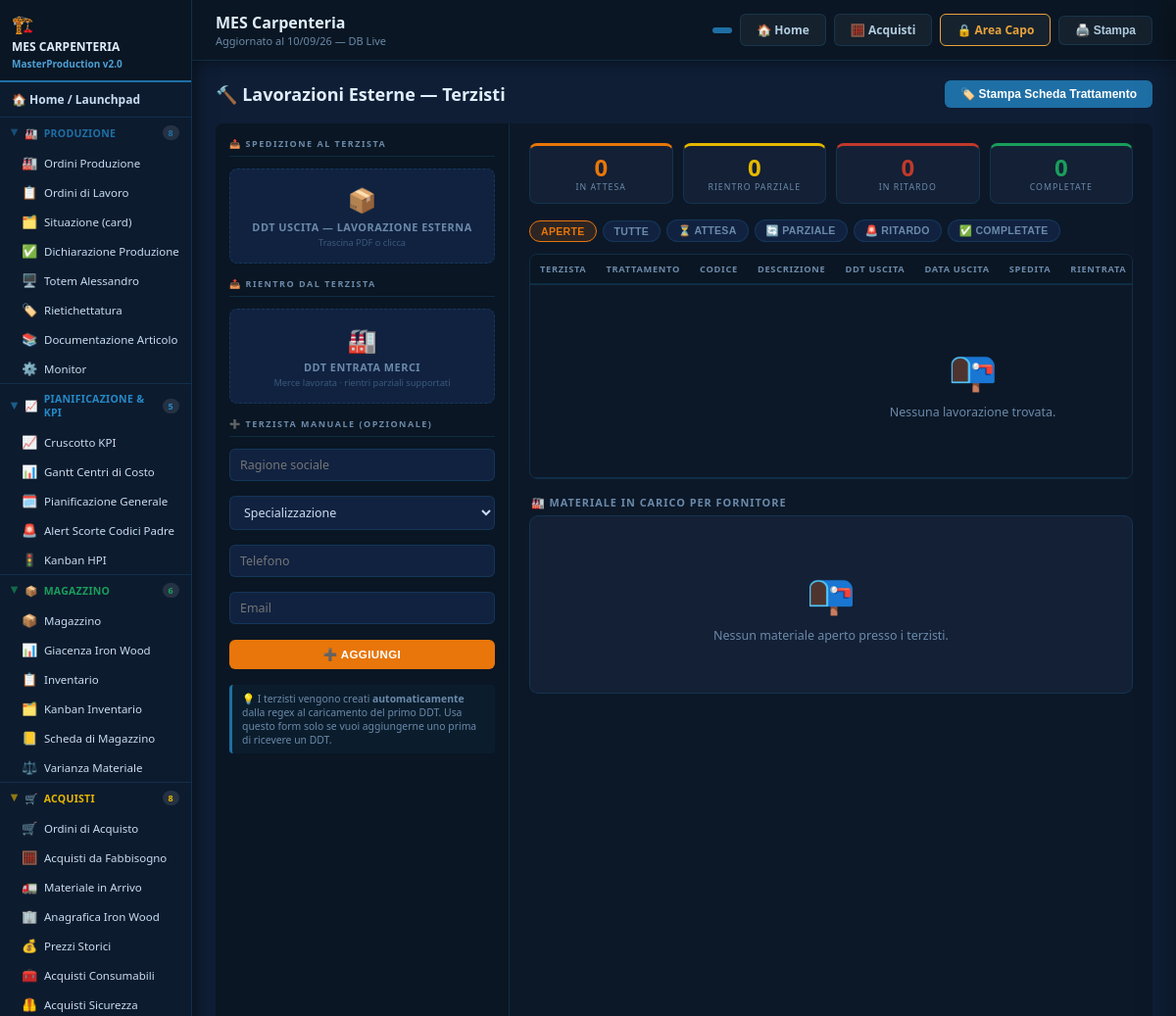
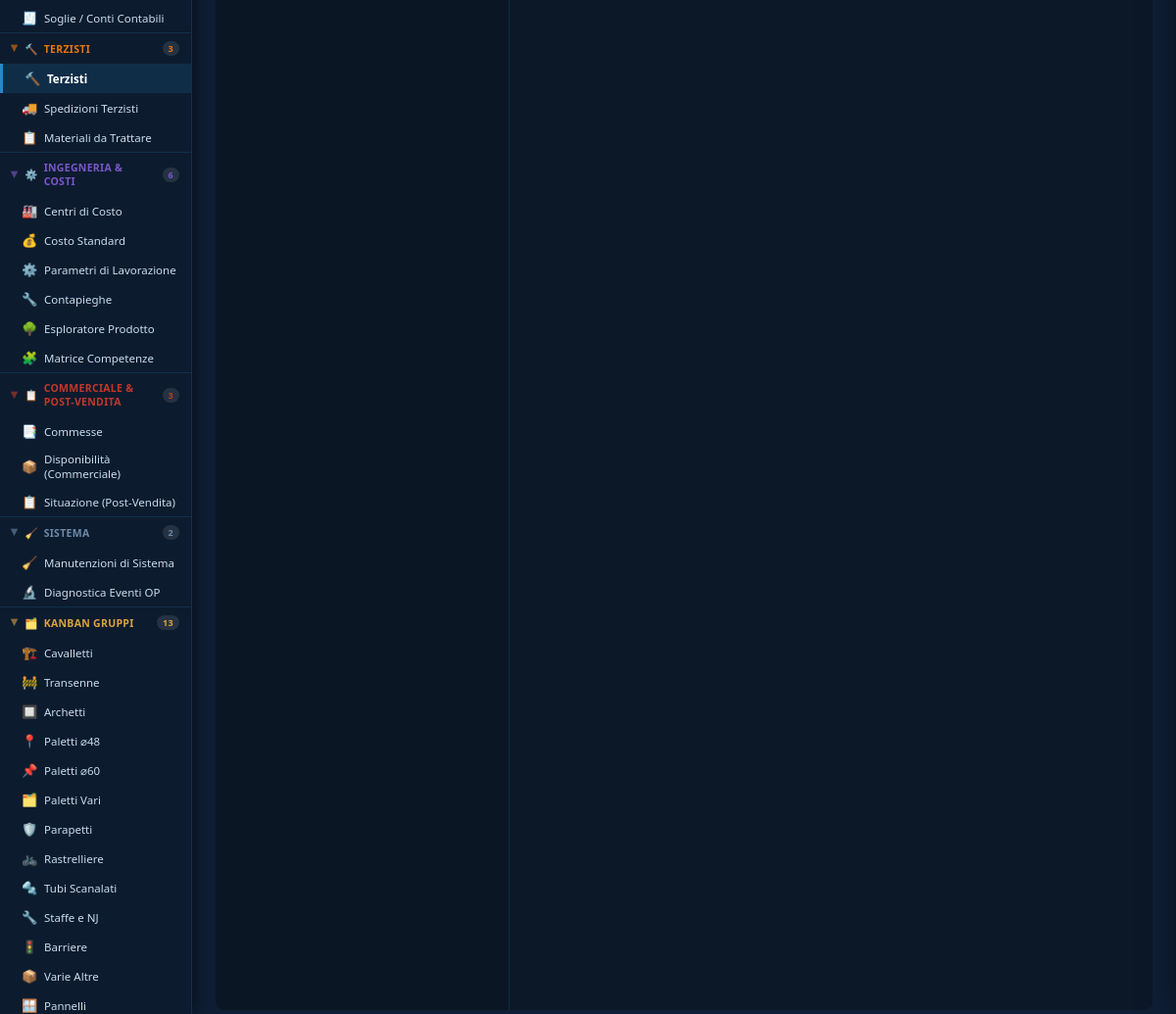
The page /terzisti on the database its author committed (2 pictures, top to bottom).
### models.py (models this page shows)
class KanbanGruppo(db.Model):
    __tablename__ = "kanban_gruppi"
    id         = db.Column(db.Integer, primary_key=True)
    label      = db.Column(db.String(100), nullable=False)
    icona      = db.Column(db.String(10),  default="📦")
    url_key    = db.Column(db.String(120), nullable=False, unique=True)
    sort_order = db.Column(db.Integer,     default=0)
    creato_il  = db.Column(db.DateTime,    default=datetime.utcnow)

### blueprints/terzisti/routes.py (the view)
@terzisti_bp.route('/terzisti')
def index():
    return render_template('terzisti/index.html', active='terzisti')

### models.py (called while the page is built)
def get_kanban_gruppi():
    gruppi = KanbanGruppo.query.order_by(KanbanGruppo.sort_order, KanbanGruppo.label).all()
    conteggi = dict(
        db.session.query(KanbanProdotto.sheet_key, db.func.count(KanbanProdotto.id))
        .group_by(KanbanProdotto.sheet_key).all()
    )
    result = []
    for g in gruppi:
        sheet_k = g.url_key.replace('_', ' ')
        n = conteggi.get(sheet_k, 0) + (conteggi.get(g.url_key, 0) if g.url_key != sheet_k else 0)
        result.append({'id': g.id, 'label': g.label, 'icona': g.icona,
                       'url_key': g.url_key, 'n_prodotti': n})
    return result

def get_macchine_monitor():
    righe = (db.session.query(CentroCostoWood.id, CentroCostoWood.nome)
             .join(CicloLavoroWood, CicloLavoroWood.centro_costo_id == CentroCostoWood.id)
             .filter(CentroCostoWood.esterno == False, CentroCostoWood.escluso_da_monitor_produzione == False)
             .distinct().order_by(CentroCostoWood.nome).all())
    return [{'id': r.id, 'nome': r.nome} for r in righe]

### templates/terzisti/index.html (shortened to what this page needs)
{% extends "base.html" %}
{% block content %}
<div class="page-toolbar">
  <div class="page-title">🔨 Lavorazioni Esterne — Terzisti</div>
  <button class="btn btn-primary" onclick="apriModalScheda()">🏷️ Stampa Scheda Trattamento</button>
</div>
<div class="tz-layout">
  <aside class="tz-sidebar">
    <div class="side-lbl">📤 Spedizione al terzista</div>
    <div class="upload-box" id="drop-u"
         onclick="document.getElementById('fu').click()"
         ondragover="event.preventDefault();this.classList.add('dragover')"
         ondragleave="this.classList.remove('dragover')"
         ondrop="drop(event,'uscita')">
      <div class="ub-icon">📦</div>
      <div class="ub-label">DDT Uscita — Lavorazione Esterna</div>
      <div class="ub-sub">Trascina PDF o clicca</div>
    </div>
    <div class="side-lbl" style="margin-top:4px">📥 Rientro dal terzista</div>
    <div class="upload-box rientro" id="drop-r"
         onclick="document.getElementById('fr').click()"
         ondragover="event.preventDefault();this.classList.add('dragover')"
         ondragleave="this.classList.remove('dragover')"
         ondrop="drop(event,'rientro')">
      <div class="ub-icon">🏭</div>
      <div class="ub-label">DDT Entrata Merci</div>
      <div class="ub-sub">Merce lavorata · rientri parziali supportati</div>
    </div>
    <div class="side-lbl" style="margin-top:4px">➕ Terzista manuale (opzionale)</div>
    <input class="inp-tz" id="tz-nome" placeholder="Ragione sociale" style="margin-bottom:5px">
    <select class="inp-tz" id="tz-tipo" style="margin-bottom:5px">
      <option value="">Specializzazione</option>
    </select>
    <input class="inp-tz" id="tz-tel" placeholder="Telefono" style="margin-bottom:5px">
    <input class="inp-tz" id="tz-email" placeholder="Email" style="margin-bottom:6px">
    <button class="btn-tz btn-uscita" onclick="creaTerzista()">➕ AGGIUNGI</button>
    <div class="auto-note">
      💡 I terzisti vengono creati <strong>automaticamente</strong> dalla regex al caricamento del primo DDT.
      Usa questo form solo se vuoi aggiungerne uno prima di ricevere un DDT.
    </div>
  </aside>
  <main class="tz-main">
    <div class="kpi-bar">
      <div class="kpi-tz kpi-att"><div class="kv" id="k-att">—</div><div class="kl">In attesa</div></div>
      <div class="kpi-tz kpi-par"><div class="kv" id="k-par">—</div><div class="kl">Rientro parziale</div></div>
      <div class="kpi-tz kpi-rit"><div class="kv" id="k-rit">—</div><div class="kl">In ritardo</div></div>
      <div class="kpi-tz kpi-chi"><div class="kv" id="k-chi">—</div><div class="kl">Completate</div></div>
    </div>
    <div class="filtri">
      <button class="fb active"    onclick="filt('APERTE',this)">APERTE</button>
      <button class="fb"           onclick="filt('all',this)">TUTTE</button>
      <button class="fb"           onclick="filt('ATTESA_RIENTRO',this)">⏳ Attesa</button>
      <button class="fb fp"        onclick="filt('PARZIALE',this)">🔄 Parziale</button>
      <button class="fb fd"        onclick="filt('IN_RITARDO',this)">🚨 Ritardo</button>
      <button class="fb fc"        onclick="filt('RIENTRATA',this)">✅ Completate</button>
    </div>
    <div class="tz-table-wrap">
      <table class="tz-t">
        <thead><tr>
          <th>Terzista</th><th>Trattamento</th><th>Codice</th><th>Descrizione</th>
          <th>DDT Uscita</th><th>Data uscita</th>
          <th>Spedita</th><th>Rientrata</th><th>Residua</th>
        </tr></thead>
        <tbody id="tz-tbody">
        </tbody>
      </table>
    </div>
    <section class="fornitori-riepilogo">
      <div class="fornitori-title">🏭 Materiale in carico per fornitore</div>
      <div class="fornitori-grid" id="fornitori-cards">
      </div>
    </section>
  </main>
</div>
{% endblock %}

### templates/base.html (shortened to what this page needs)
<!DOCTYPE html>
<html lang="it">
<head>
</head>
<body>
<div class="app">
<nav class="sidebar">
  <div class="sidebar-logo">
    <div class="logo-icon">🏗️</div>
    <div style="font-size:12px;margin:3px 0 1px;color:#e0eefc">MES CARPENTERIA</div>
    <div class="logo-title">MasterProduction v2.0</div>
  </div>
  <a class="sidebar-home" href="/launchpad">🏠 Home / Launchpad</a>
  {% for gruppo in sidebar_gruppi %}
  <details class="sb-group" open>
    <summary style="color:{{ gruppo.colore }}">
      <span class="sb-freccia">▶</span>
      <span>{{ gruppo.icona }}</span>
      <span>{{ gruppo.nome }}</span>
      <span class="sb-conteggio">{{ gruppo.voci|length }}</span>
    </summary>
    {% for voce in gruppo.voci %}
    <a class="sb-item {% if request.path==voce.url %}active{% endif %}" href="{{ voce.url }}">
      <span class="sb-icon">{{ voce.icona }}</span>
      <span>{{ voce.label }}</span>
    </a>
    {% endfor %}
  </details>
  {% endfor %}
  {% if kanban_gruppi %}
  <details class="sb-group" open>
    <summary style="color:#d9a441">
      <span class="sb-freccia">▶</span>
      <span>🗂️</span>
      <span>Kanban Gruppi</span>
      <span class="sb-conteggio">{{ kanban_gruppi|length }}</span>
    </summary>
    {% for g in kanban_gruppi %}
    <a class="sb-item {% if request.path=='/kanban/'+g.url_key %}active{% endif %}" href="/kanban/{{ g.url_key }}">
      <span class="sb-icon">{{ g.icona }}</span>
      <span>{{ g.label }}</span>
    </a>
    {% endfor %}
  </details>
  {% endif %}
</nav>
<div class="main">
  <div class="topbar">
    <div>
      <div class="topbar-title">{{ topbar_title|default('MES Carpenteria') }}</div>
      <div class="topbar-date">Aggiornato al {{ now }} — DB Live</div>
    </div>
    <div style="display:flex;gap:8px;align-items:center">
      <span class="topbar-badge">{{ topbar_badge|default('') }}</span>
      <a class="btn btn-ghost" href="/launchpad" title="Torna al Launchpad">🏠 Home</a>
      <a class="btn btn-ghost" href="/acquisti-da-fabbisogno">🧮 Acquisti</a>
      <a class="btn btn-ghost" href="/dichiarazione-produzione" style="color:#e8a33d;border-color:#e8a33d">🔒 Area Capo</a>
      <button class="btn btn-ghost" onclick="window.print()">🖨️ Stampa</button>
    </div>
  </div>
  <div class="content">{% block content %}{% endblock %}</div>
</div>
</div>
</body>
</html>

### templates/base.html (style rules this page uses)
:root { --dark:#0d1b2e; --dark2:#0a1623; --dark3:#112240; --accent:#1e6fa5; --accent2:#2589c7; --accent-glow:rgba(30,111,165,.25); --steel:#3a7ebf; --steel2:#4d9fd6; --orange:#e8760a; --yellow:#e6b800; --red:#c0392b; --green:#1a9e5c; --green2:#16875c; --grey:#7f8c8d; --bg:#0f1e35; --bg2:#0c1828; --surface:#132035; --white:#ffffff; --text:#c8ddf0; --text-dim:#6b8aaa; --border:rgba(30,111,165,.25); --shadow:0 2px 12px rgba(0,0,0,.4); --radius:8px; }
* { box-sizing:border-box;margin:0;padding:0 }
body { font-family:'Segoe UI',Arial,sans-serif;background:var(--bg);color:var(--text) }
.app { display:flex;height:100vh;overflow:hidden }
.sidebar { width:196px;min-width:180px;background:var(--dark);display:flex;flex-direction:column;overflow-y:auto;box-shadow:3px 0 16px rgba(0,0,0,.5);border-right:1px solid var(--border);font-size:12px }
.sidebar-logo { padding:12px 12px 10px;background:var(--dark2);border-bottom:2px solid var(--accent);font-size:12px;font-weight:700 }
.sidebar-logo .logo-icon { font-size:18px }
.sidebar-logo .logo-title { color:var(--steel2);font-size:10px;margin-top:2px }
.sidebar-home { display:flex;align-items:center;gap:6px;padding:9px 12px;font-weight:700;font-size:12px;color:var(--text);text-decoration:none;border-bottom:1px solid var(--border) }
.sb-group { border-bottom:1px solid var(--border) }
.sb-group summary { display:flex;align-items:center;gap:6px;padding:8px 12px;cursor:pointer;list-style:none; font-weight:700;font-size:10.5px;text-transform:uppercase;letter-spacing:.3px;user-select:none; }
.sb-group summary .sb-conteggio { margin-left:auto;font-size:9px;font-weight:700;background:rgba(255,255,255,.1);border-radius:8px;padding:1px 6px }
.sb-group summary .sb-freccia { font-size:9px;opacity:.6;transition:transform .15s }
.sb-group[open] summary .sb-freccia { transform:rotate(90deg) }
.sb-item { display:flex;align-items:center;gap:7px;padding:6px 12px 6px 22px;color:var(--text);text-decoration:none;font-size:11.5px;font-weight:500 }
.sb-item.active { background:rgba(30,111,165,.22);color:#fff;font-weight:700;border-left:3px solid var(--accent2) }
.sb-item .sb-icon { font-size:13px;width:16px;text-align:center;flex-shrink:0 }
.main { flex:1;overflow-y:auto;display:flex;flex-direction:column }
.topbar { background:var(--dark2);color:#fff;padding:12px 24px;display:flex;align-items:center;justify-content:space-between;box-shadow:0 2px 12px rgba(0,0,0,.4);flex-shrink:0;position:sticky;top:0;z-index:100;border-bottom:1px solid var(--border) }
.topbar-title { font-size:16px;font-weight:700;color:#e0eefc }
.topbar-date { font-size:11px;color:var(--text-dim) }
.topbar-badge { background:var(--accent);color:#fff;padding:3px 10px;border-radius:12px;font-size:11px;font-weight:600 }
.content { padding:20px 24px;flex:1 }
.page-toolbar { display:flex;align-items:center;gap:10px;margin-bottom:16px;flex-wrap:wrap }
.page-title { font-size:18px;font-weight:800;color:#e0eefc;flex:1 }
.btn { padding:7px 16px;border-radius:6px;border:none;cursor:pointer;font-size:12px;font-weight:700;transition:all .15s;display:inline-flex;align-items:center;gap:5px;text-decoration:none }
.btn-primary { background:var(--accent);color:#fff }
.btn-ghost { background:rgba(255,255,255,.05);color:#b0ccdd;border:1px solid var(--border) }

### rows shown on the page
KanbanGruppo: icona "🏗️", label "Cavalletti"
KanbanGruppo: icona "🚧", label "Transenne"
KanbanGruppo: icona "🔲", label "Archetti"
KanbanGruppo: icona "📍", label "Paletti ⌀48"
KanbanGruppo: icona "📌", label "Paletti ⌀60"
KanbanGruppo: icona "🗂️", label "Paletti Vari"
KanbanGruppo: icona "🛡️", label "Parapetti"
KanbanGruppo: icona "🚲", label "Rastrelliere"
KanbanGruppo: icona "🔩", label "Tubi Scanalati"
KanbanGruppo: icona "🔧", label "Staffe e NJ"
KanbanGruppo: icona "🚦", label "Barriere"
KanbanGruppo: icona "📦", label "Varie Altre"
KanbanGruppo: icona "🪟", label "Pannelli"

### other values the page prints
{{ gruppo.icona }} "🏭" "📈" "📦" "🛒" "🔨" "⚙️" "📋" "🧹"
{{ gruppo.nome }} "PRODUZIONE" "PIANIFICAZIONE & KPI" "MAGAZZINO" "ACQUISTI" "TERZISTI" "INGEGNERIA & COSTI" "COMMERCIALE & POST-VENDITA" "SISTEMA"
{{ gruppo.voci|length }} "8" "5" "6" "8" "3" "6" "3" "2"
{{ voce.icona }} "🏭" "📋" "🗂️" "✅" "🖥️" "🏷️" "📚" "⚙️" "📈" "📊" "🗓️" "🚨" "🚦" "📦" "📊" "📋" "🗂️" "📒" "⚖️" "🛒" "🧮" "🚛" "🏢" "💰" "🧰" "🦺" "🧾" "🔨" "🚚" "📋" "🏭" "💰" "⚙️" "🔧" "🌳" "🧩" "📑" "📦" "📋" "🧹" "🔬"
{{ voce.label }} "Ordini Produzione" "Ordini di Lavoro" "Situazione (card)" "Dichiarazione Produzione" "Totem Alessandro" "Rietichettatura" "Documentazione Articolo" "Monitor" "Cruscotto KPI" "Gantt Centri di Costo" "Pianificazione Generale" "Alert Scorte Codici Padre" "Kanban HPI" "Magazzino" "Giacenza Iron Wood" "Inventario" "Kanban Inventario" "Scheda di Magazzino" "Varianza Materiale" "Ordini di Acquisto" "Acquisti da Fabbisogno" "Materiale in Arrivo" "Anagrafica Iron Wood" "Prezzi Storici" "Acquisti Consumabili" "Acquisti Sicurezza" "Soglie / Conti Contabili" "Terzisti" "Spedizioni Terzisti" "Materiali da Trattare" "Centri di Costo" "Costo Standard" "Parametri di Lavorazione" "Contapieghe" "Esploratore Prodotto" "Matrice Competenze" "Commesse" "Disponibilità (Commerciale)" "Situazione (Post-Vendita)" "Manutenzioni di Sistema" "Diagnostica Eventi OP"
{{ kanban_gruppi|length }} "13"
{{ topbar_title|default('MES Carpenteria') }} "MES Carpenteria"
